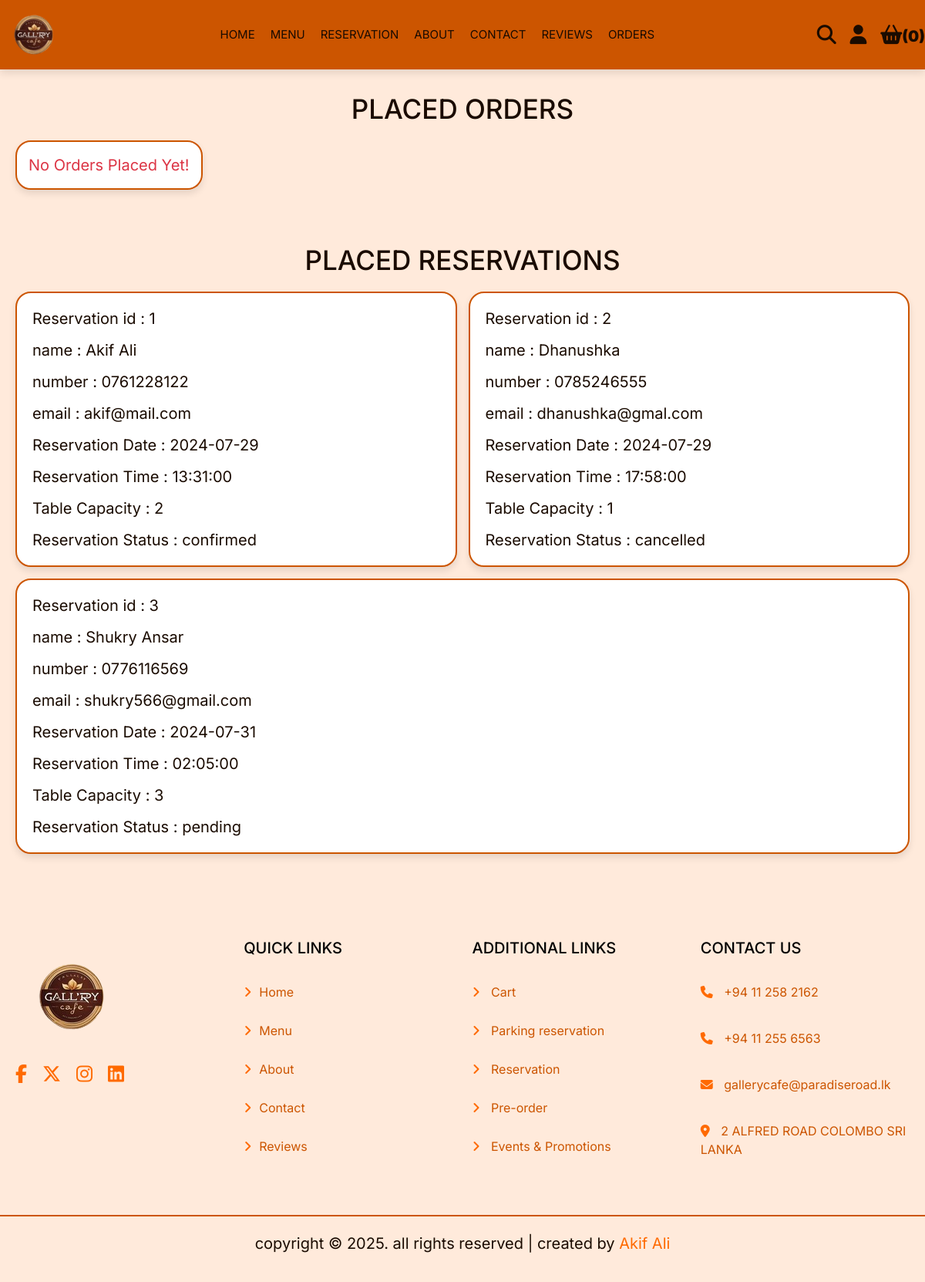
/orders.php (signed in), run on the app's committed database.
### tables this page shows
CREATE TABLE `reservations` (
  `reservation_id` int(11) NOT NULL,
  `user_id` int(50) NOT NULL,
  `name` varchar(100) NOT NULL,
  `email` varchar(100) NOT NULL,
  `phone` varchar(20) NOT NULL,
  `reservation_date` date NOT NULL,
  `reservation_time` time NOT NULL,
  `special_requests` text NOT NULL,
  `table_capacity` int(11) NOT NULL,
  `reservation_status` varchar(20) NOT NULL
);

### orders.php (the view, shortened to what this page needs)
<?php
@include 'config.php';
?>
<!DOCTYPE html>
<html lang="en">
<head>
   <link rel="stylesheet" href="https://cdn.jsdelivr.net/npm/bootstrap@4.0.0/dist/css/bootstrap.min.css">
   <link rel="stylesheet" href="css/all.min.css" />
   <link rel="stylesheet" href="css/fontawesome.min.css" />
   <link rel="stylesheet" href="css/style.css" />
</head>
<body>
   <?php include 'header.php'; ?>
   <section class="placed-orders">
      <h1 class="title">placed orders</h1>
      <div class="box-container">
         <?php
         $select_orders = $conn->prepare("SELECT * FROM `orders` WHERE user_id = ?");
         $select_orders->execute([$user_id]);
         if ($select_orders->rowCount() > 0) {
            while ($fetch_orders = $select_orders->fetch(PDO::FETCH_ASSOC)) {
         ?>
               <div class="box">
                  <p> Placed on : <span><?= $fetch_orders['placed_on']; ?></span> </p>
                  <p> Name : <span><?= $fetch_orders['name']; ?></span> </p>
                  <p> Number : <span><?= $fetch_orders['number']; ?></span> </p>
                  <p> Email : <span><?= $fetch_orders['email']; ?></span> </p>
                  <p> Order Date : <span><?= $fetch_orders['order_date']; ?></span> </p>
                  <p> Order Time : <span><?= $fetch_orders['order_time']; ?></span> </p>
                  <p> Your Orders : <span><?= $fetch_orders['total_products']; ?></span> </p>
                  <p> Total Price : <span>Rs.<?= $fetch_orders['total_price']; ?>/-</span> </p>
                  <p> Order Status : <span><?= $fetch_orders['order_status']; ?></span> </p>
               </div>
         <?php
            }
         } else {
            echo '<p class="empty">no orders placed yet!</p>';
         }
         ?>
      </div>
   </section>
   <section class="placed-orders">
      <h1 class="title">placed Reservations</h1>
      <div class="box-container">
         <?php
         $select_reservations = $conn->prepare("SELECT * FROM `reservations` WHERE user_id = ?");
         $select_reservations->execute([$user_id]);
         if ($select_reservations->rowCount() > 0) {
            while ($fetch_reservations = $select_reservations->fetch(PDO::FETCH_ASSOC)) {
         ?>
               <div class="box">
                  <p> Reservation id : <span><?= $fetch_reservations['reservation_id']; ?></span> </p>
                  <p> name : <span><?= $fetch_reservations['name']; ?></span> </p>
                  <p> number : <span><?= $fetch_reservations['phone']; ?></span> </p>
                  <p> email : <span><?= $fetch_reservations['email']; ?></span> </p>
                  <p> Reservation Date : <span><?= $fetch_reservations['reservation_date']; ?></span> </p>
                  <p> Reservation Time : <span><?= $fetch_reservations['reservation_time']; ?></span> </p>
                  <p> Table Capacity : <span><?= $fetch_reservations['table_capacity']; ?></span> </p>
                  <p> Reservation Status : <span><?= $fetch_reservations['reservation_status']; ?></span> </p>
               </div>
         <?php
            }
         } else {
            echo '<p class="empty">no reservations placed yet!</p>';
         }
         ?>
      </div>
   </section>
   <?php include 'footer.php'; ?>
</body>
</html>

### css/style.css (style rules this page uses)
.placed-orders .box-container { display: flex; flex-wrap: wrap; gap: 1.5rem; align-items: flex-start; }
.placed-orders .box-container .box { padding: 1rem 2rem; flex: 1 1 40rem; border: var(--border); background-color: var(--white); box-shadow: var(--box-shadow); border-radius: 2rem; }
.placed-orders .box-container .box p { margin: 0.5rem 0; line-height: 1.8; font-size: 2rem; color: var(--light-color); }
.placed-orders .box-container .box p span { color: var(--gold); }

### css/components.css (style rules this page uses)
:root { --border: 0.2rem solid var(--primary); --box-shadow: 0 0.5rem 1rem rgba(0, 0, 0, 0.1); --text: #1a0b00; --text-white: #fbfbfe; --background: #fbfbfe; --primary: #cc5500; --secondary: #ffeadb; --accent: #ff6a00; }
* { font-family: "inter", sans-serif; margin: 0; padding: 0; box-sizing: border-box; outline: none; border: none; text-decoration: none; color: var(--text); }
body { background-color: var(--secondary); }
html { font-size: 62.5%; overflow-x: hidden; scroll-behavior: smooth; scroll-padding-top: 6.5rem; }
section { padding: 3rem 2rem; max-width: 1200px; margin: 0 auto; }
.title { text-align: center; margin-bottom: 2rem; text-transform: uppercase; color: var(--text); font-size: 3.5rem; }
.empty { padding: 1.5rem; background: var(--white); color: var(--red); border-radius: 2rem; border: var(--border); font-size: 2rem; text-align: center; box-shadow: var(--box-shadow); text-transform: capitalize; justify-content: center; align-items: flex-start; }

### data on the page
reservations: reservation_id "1", name "Akif Ali", phone "0761228122", email "akif@mail.com", reservation_date "2024-07-29", reservation_time "13:31:00", table_capacity "2", reservation_status "confirmed"
reservations: reservation_id "2", name "Dhanushka", phone "0785246555", email "dhanushka@gmal.com", reservation_date "2024-07-29", reservation_time "17:58:00", table_capacity "1", reservation_status "cancelled"
reservations: reservation_id "3", name "Shukry Ansar", phone "0776116569", email "shukry566@gmail.com", reservation_date "2024-07-31", reservation_time "02:05:00", table_capacity "3", reservation_status "pending"

### other printed values
$count_cart_items->rowCount() "0"
